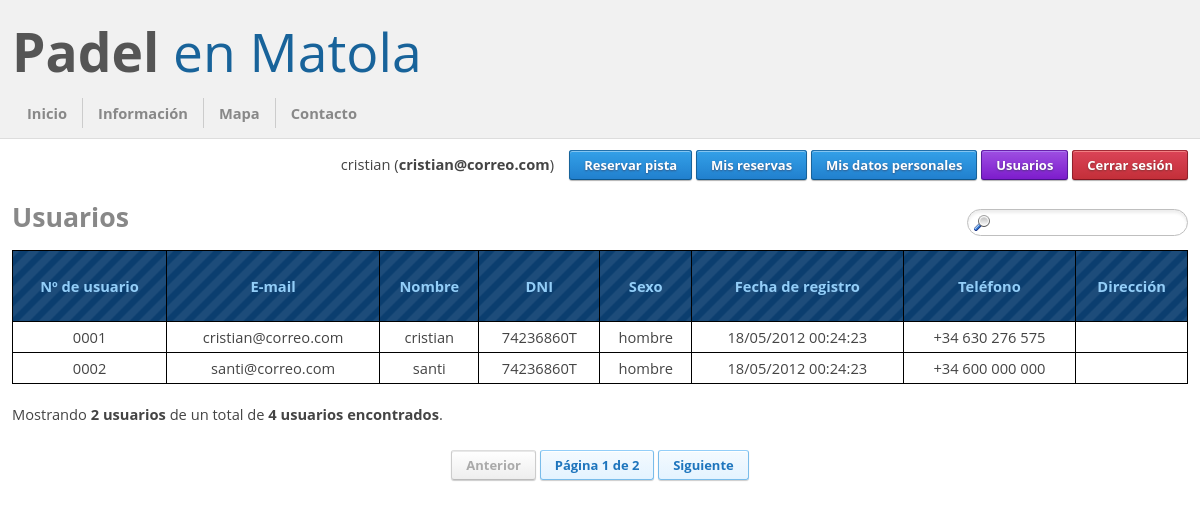
/Padel/usuarios.php (signed in), run on the app's committed database.
### tables this page shows
create table usuarios
(
    id int not null auto_increment,
    email varchar(255) not null,
    nombre text not null,
    contrasena varchar(40) not null,
    dni text not null,
    sexo enum ('hombre', 'mujer') not null,
    direccion text not null,
    telefono text not null,
    admin int not null default 0,
    fecha_registro datetime not null,
    primary key (id),
    unique (email)
);

### Padel/minilibreria.php (called while the page is built, shortened)
<?php
    require_once 'constantes.php';
    require_once 'BD.php';
    require_once 'ENUsuario.php';
    function getUsuario()
    {
        $usuario = null;
        if (!isset($_SESSION["usuario"]))
        {
            if (isset($_COOKIE["email"]) && isset($_COOKIE["contrasena"]))
            {
                $usuario2 = ENUsuario::obtenerPorEmail($_COOKIE["email"]);
                if ($usuario2 != null)
                {
                    if ($usuario2->getContrasena() == $_COOKIE["contrasena"])
                    {
                        $_SESSION["usuario"] = serialize($usuario2);
                        $usuario = $usuario2;
                    }
                }
            }
        }
        else
        {
            $usuario = unserialize($_SESSION["usuario"]);
        }
        return $usuario;
    }
    function getGet($key)
    {
        return (is_string($key) && isset($_GET[$key])) ? $_GET[$key] : "";
    }
    function filtrarCadena($cadena)
    {
        return "";
    }
    function rellenar($cadena,$caracter,$digitos)
    {
        while (strlen($cadena)<$digitos)
        {
            $cadena = "$caracter$cadena";
        }
        return $cadena;
    }
    function ellipsis($string, $length, $end = '...')
    {
        return (strlen($string) > $length) ? (substr($string, 0, $length - strlen($end)) . $end) : $string;
    }
?>

### Padel/ENUsuario.php (called while the page is built, shortened)
<?php
require_once 'minilibreria.php';
class ENUsuario
{
    private $id;
    private $nombre;
     private $email;
     private $sexo;
     private $telefono;
     private $dni;
     private $admin;
     private $fecha_registro;
     public function getId()
     {
         return $this->id;
     }
     public function getNombre()
     {
         return $this->nombre;
     }
     public function getEmail()
     {
         return $this->email;
     }
     public function getSexo()
     {
         return $this->sexo;
     }
     public function getTelefono()
     {
         return $this->telefono;
     }
     public function getDni()
     {
         return $this->dni;
     }
     public function getAdmin()
     {
         return $this->admin;
     }
     public function getFechaRegistro()
     {
         return $this->fecha_registro;
     }
    public function  __construct()
    {
        $this->id = 0;
        $this->nombre = "";
        $this->email = "";
        $this->sexo = null;
        $this->telefono = "";
        $this->dni = "";
        $this->admin = false;
        $this->fecha_registro = new DateTime();
    }
    private static function obtenerDatos($fila)
    {
        $usuario = new ENUsuario;
        $usuario->id = $fila[0];
        $usuario->email = $fila[1];
        $usuario->nombre = utf8_encode($fila[2]);
        $usuario->contrasena = $fila[3];
        $usuario->dni = utf8_encode($fila[4]);
        $usuario->sexo = $fila[5];
        $usuario->direccion = utf8_encode($fila[6]);
        $usuario->telefono = utf8_encode($fila[7]);
        $usuario->admin = ($fila[8] == "0" || $fila == 0) ? false : true;
        $usuario->fecha_registro = new DateTime($fila[9]);
        return $usuario;
    }
    public static function obtenerTodos($pagina, $cantidad, $filtro)
    {
        $filtro = filtrarCadena(utf8_decode($filtro));
        $listaUsuarios = NULL;
        try
        {
            $sentencia = "select * from usuarios order by id";
            if (is_numeric($pagina) && is_numeric($cantidad))
                $sentencia = $sentencia." limit ".($pagina * $cantidad).", ".$cantidad;
            $resultado = mysql_query($sentencia, BD::conectar());
            if ($resultado)
            {
                $listaUsuarios = array();
                $contador = 0;
                while ($fila = mysql_fetch_array($resultado))
                {
                    $usuario = self::obtenerDatos($fila);
                    if ($usuario != NULL)
                    {
                        $listaUsuarios[$contador++] = $usuario;
                    }
                    else
                    {
                        echo "ENUsuario::obtenerTodos() Usuario nulo nº $contador";
                    }
                }
            }
            else
            {
                echo "ENUsuario::obtenerTodos()".mysql_error();
            }
        }
        catch (Exception $e)
        {
            $listaUsuarios = NULL;
            echo "ENUsuario::obtenerTodos()".$e->getMessage();
        }
        return $listaUsuarios;
    }
    public static function contar($filtro = "")
    {
        $cantidad = null;
        $filtro = filtrarCadena($filtro);
        try
        {
            $conexion = BD::conectar();
            $sentencia = "select count(id) from usuarios";
            $resultado = mysql_query($sentencia, $conexion);
            if ($resultado)
            {
                $fila = mysql_fetch_array($resultado);
                if ($fila)
                {
                    $cantidad = $fila[0];
                }
            }
            else
            {
                echo "ENUsuario::contar() ".mysql_error();
            }
        }
        catch (Exception $e)
        {
            echo "ENUsuario::contar() ".$e->getMessage();
        }
        return $cantidad;
    }
}
?>

### Padel/BD.php (called while the page is built, shortened)
<?php
class BD
{
    private static $ip;
    private static $usuario;
    private static $contrasena;
    public static function espeficarDatos($ip, $usuario, $contrasena, $nombreBd)
    {
        self::$ip = $ip;
        self::$usuario = $usuario;
        self::$contrasena = $contrasena;
    }
    public static function conectar()
    {
        if (!($conexion=mysql_connect(self::$ip,self::$usuario,self::$contrasena)))
        {
            echo "BD::conectar No se pudo conectar al servidor de la base de datos.";
            $conexion = NULL;
            exit();
        }
        return $conexion;
    }
    public static function desconectar($conexion = NULL)
    {
        if ($conexion != NULL)
            return mysql_close($conexion);
        else
            return mysql_close();
    }
}
?>

### Padel/constantes.php (called while the page is built, shortened)
<?php
$RELLENO = 4;
$CANTIDAD_USUARIOS = 2;
?>

### Padel/usuarios.php (the view, shortened to what this page needs)
<?php
include_once "base.php";
$filtro = filtrarCadena(getGet("filtro"));
$pagina = intval(getGet("pagina"));
$cuenta = ENUsuario::contar($filtro);
$pagina = $pagina <= 1 ? 1 : $pagina;
$maxpagina = ceil($cuenta / $CANTIDAD_USUARIOS);
$pagina = $pagina > $maxpagina ? $maxpagina : $pagina;
$usuarios = ENUsuario::obtenerTodos($pagina > 1 ? $pagina - 1 : 0, $CANTIDAD_USUARIOS, $filtro);
baseSuperior("Usuarios");
?>
        <div id="usuarios">
            <div id="busqueda">
                <form action="usuarios.php" method="get">
                    <div><input type="text" name="filtro" value="<?php echo $filtro; ?>" class="searchinput" title="Búsqueda de usuarios" /></div>
                </form>
            </div>
            <h3><span>Usuarios</span></h3>
            <table>
                <tr>
                    <td class="cabecera">Nº de usuario</td>
                    <td class="cabecera">E-mail</td>
                    <td class="cabecera">Nombre</td>
                    <td class="cabecera">DNI</td>
                    <td class="cabecera">Sexo</td>
                    <td class="cabecera">Fecha de registro</td>
                    <td class="cabecera">Teléfono</td>
                    <td class="cabecera">Dirección</td>
                </tr>
<?php
foreach ($usuarios as $u)
{
    $clase = "linea";
    echo "<tr class=\"$clase\" onclick=\"window.location = 'usuario.php?id=".$u->getId()."';\">\n";
    echo "<td>".rellenar($u->getId(), '0', $RELLENO)."</td>\n";
    echo "<td>".ellipsis($u->getEmail(), 30)."</td>\n";
    echo "<td>".ellipsis($u->getNombre(), 30)."</td>\n";
    echo "<td>".ellipsis($u->getDNI(), 30)."</td>\n";
    echo "<td>".$u->getSexo()."</td>\n";
    echo "<td>".$u->getFechaRegistro()->format('d/m/Y H:i:s')."</td>\n";
    echo "<td>".ellipsis($u->getTelefono(), 30)."</td>\n";
    echo "<td>".ellipsis($u->getDireccion(), 30)."</td>\n";
    echo "</tr>\n";
}
?>
            </table>
            <div><br />Mostrando <strong><?php echo count($usuarios); ?> usuarios</strong> de un total de <strong><?php echo $cuenta; ?> usuarios encontrados</strong>.</div>
            <div id="paginacion">
            <?php
                $parametros = $filtro != "" ? "?filtro=$filtro&" : "?";
                if ($pagina > 1)
                    echo "<a href=\"usuarios.php$parametros"."pagina=".($pagina - 1)."\" class=\"freshbutton-lightblue\">Anterior</a>\n";
                else
                    echo "<a href=\"\" class=\"freshbutton-lightdisabled\">Anterior</a>\n";
                echo "<a href=\"\" class=\"freshbutton-lightblue\">Página $pagina de $maxpagina</a>\n";
                if ($pagina < $maxpagina)
                    echo "<a href=\"usuarios.php$parametros"."pagina=".($pagina + 1)."\" class=\"freshbutton-lightblue\">Siguiente</a>\n";
                else
                    echo "<a href=\"\" class=\"freshbutton-lightdisabled\">Siguiente</a>\n";
            ?></div>
        </div>
<?php
baseInferior();
?>

### Padel/base.php (shortened to what this page needs)
<?php
require_once("minilibreria.php");
function baseSuperior($titulo, $mostrarmenu = true)
{
?><!DOCTYPE html PUBLIC "-//W3C//DTD XHTML 1.0 Strict//EN" "http://www.w3.org/TR/xhtml1/DTD/xhtml1-strict.dtd">
<html xmlns="http://www.w3.org/1999/xhtml" xml:lang="es" lang="es">
    <head>
        <link type="text/css" rel="stylesheet" href="css/freshbutton.css" media="screen" />
        <link type="text/css" rel="stylesheet" href="css/cupertino/jquery-ui-1.8.20.custom.css" media="screen" />
    </head>
    <body>
        <div id="contenedor">
            <div id="cabecera">
                <div id="titulo">
                    <h1><a href="index.php">Padel <span class="otrocolor">en Matola</span></a></h1>
                </div>
                <div id="navegacion">
                    <a href="index.php">Inicio</a><a href="informacion.php">Información</a><a href="mapa.php">Mapa</a><a href="contacto.php" class="ultimo">Contacto</a>
                </div>
            </div>
            <div id="contenido">
                <div id="menu" <?php if (!$mostrarmenu) echo "style=\"display: none;\""; ?> >
<?php
$usuario = getUsuario();
if ($usuario != null)
{
?>
                    <span><?php echo $usuario->getNombre(); ?> (<strong><?php echo $usuario->getEmail(); ?></strong>)&nbsp;&nbsp;&nbsp;</span>
                    <a href="reservar.php" class="freshbutton-blue">Reservar pista</a>
                    <a href="reservas.php" class="freshbutton-blue">Mis reservas</a>
                    <a href="perfil.php" class="freshbutton-blue">Mis datos personales</a>
<?php
if ($usuario->getAdmin())
{
?>
                    <a href="usuarios.php" class="freshbutton-purple">Usuarios</a>
<?php
}
?>
                    <a href="cerrarsesion.php" class="freshbutton-red">Cerrar sesión</a>
<?php
}
else
{
?>
                    <a href="iniciarsesion.php" class="freshbutton-blue">Iniciar sesión</a> o <a href="registrarse.php">registrarse</a> para reservar pista
<?php
}
?>
                </div>
                <div id="cuerpo">
<?php
}
function baseInferior()
{
?>
                </div>
            </div>
            <div id="pie"></div>
        </div>
    </body>
</html>
<?php
}
?>

### data on the page
usuarios: nombre "cristian", email "cristian@correo.com", id "0001", dni "74236860T", sexo "hombre", fecha_registro "18/05/2012 00:24:23", telefono "+34 630 276 575"
usuarios: id "0002", email "santi@correo.com", nombre "santi", dni "74236860T", sexo "hombre", fecha_registro "18/05/2012 00:24:23", telefono "+34 600 000 000"

### other printed values
count($usuarios) "2"
$cuenta "4"
$pagina "1"
$maxpagina "2"
